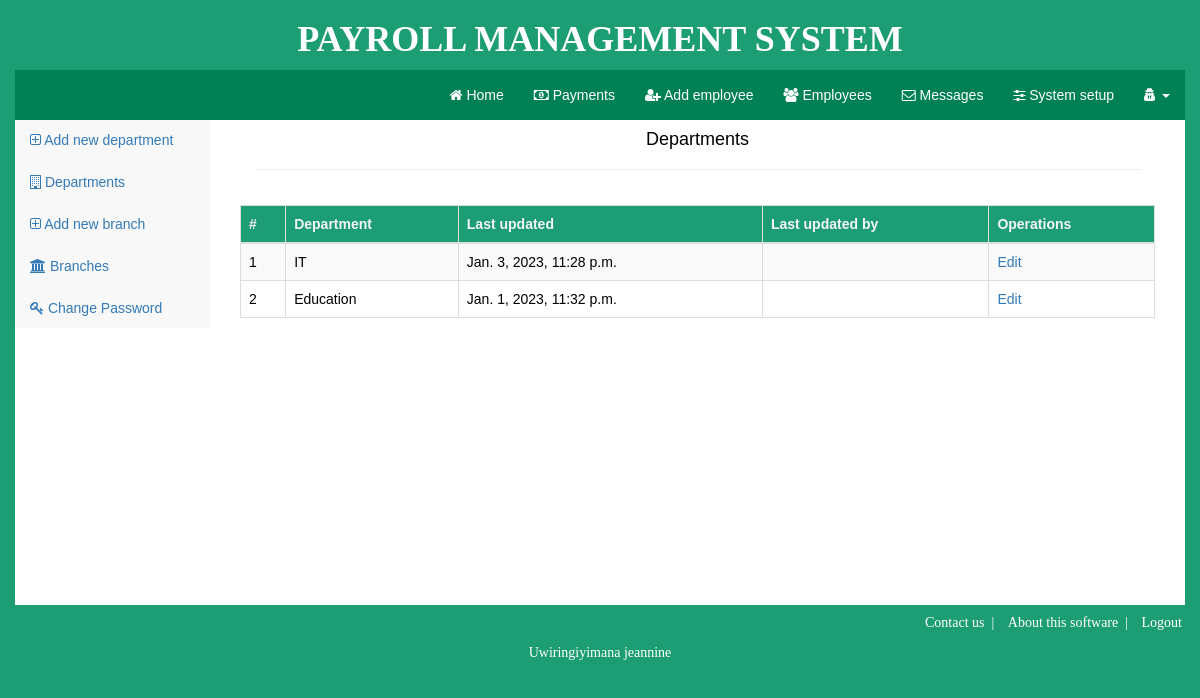
The app's page /departments/ (signed in) with its own data.
### payroll_sub/models.py (models this page shows)
class Department(models.Model):
    depart_name = models.CharField(max_length=255)
    last_update_by = models.CharField(max_length=255)
    last_updated  = models.DateTimeField()

### payroll_sub/views.py (the view)
# urls.py: path('departments/',views.departments,name="departments"),
@login_required(login_url='login')
def departments(request):
    selectall = Department.objects.all()
    arg = {"user":request.user}
    if request.method == 'POST':
        de = Department()
        de.depart_name = request.POST['dept']
        de.last_update_by = user.username
        de.last_updated = timezone.now()
        de.save()
    return render(request, 'departments.html',{'data':selectall})

### templates/departments.html (shortened to what this page needs)
{%  load static %}
<!DOCTYPE html>
<html lang="en">
<head>
<link rel="stylesheet" type="text/css" href="{% static 'bootstrap/css/bootstrap.min.css' %}">
<link rel="stylesheet" type="text/css" href="{% static 'js/font-awesome/css/font-awesome.min.css' %}">
<link rel="stylesheet" type="text/css" href=" {% static 'css/custom-styles.css' %}">
</head>
<body>
<div class="container">
    <header>
        <div class="row outer visible-md visible-lg title"><h1 style="font-weight:bold;"> PAYROLL MANAGEMENT SYSTEM </h1></div>
    </header>
    <div class="row">
        <nav class="navbar navbar-default">
                <div class="navbar-collapse collapse ">
                    <ul class="nav navbar-nav navbar-right menus">
                        <li ><a href="{%  url 'home' %}"><i class="fa fa-home"></i> Home</a></li>
                        <li ><a href="{%  url 'payment' %}"><i class="fa fa-money"></i> Payments</a></li>
                        <li ><a href="{%  url 'addemployee' %}"><i class="fa fa-user-plus"></i> Add employee</a></li>
                        <li ><a href="{%  url 'employees' %}"><i class="fa fa-users"></i> Employees</a></li>
                        <li ><a href="{%  url 'message' %}"><i class="fa fa-envelope-o"></i> Messages</a></li>
                        <li ><a href="{%  url 'setting' %}"><i class="fa fa-sliders"></i> System setup</a></li>
                        <li>
                            <a href="#" data-toggle="dropdown" data-target="dropdown-menu" data-placement="right"><i class="fa fa-user-secret"></i> <span class="caret"></span></a>
                        </li>
                    </ul>
                </div>
        </nav>
</div>
<div class="row body outer">
    <div class="col-md-2">
        <div class="row aside-menu">
            <ul class="nav nav-pills nav-stacked">
            <li><a href="{%  url 'adddepartment' %}"><i class="fa fa-plus-square-o"></i>  Add new department</a></li>
            <li><a href="{%  url 'departments' %}" ><i class="fa fa-building-o"></i> Departments</a></li>
            <li><a href="{%  url 'addbranch' %}"><i class="fa fa-plus-square-o"></i> Add new branch</a></li>
            <li><a href="{%  url 'branches' %}"><i class="fa fa-bank"></i> Branches</a></li>
            <li ><a href="{%  url 'changepassword' %}"><i class="fa fa-key"></i> Change Password</a></li>
        </ul>
        </div>
        </div>
    <div class="col-md-10">
        <div class="row">
            <div class="col-md-12">
            <div class="col-md-12">
                <div class="col-md-12"><h4 class="center">Departments<hr></h4></div>
            </div>
            <div class="col-md-12 employees">
            <table class="table table-bordered table-striped table-hover">
                <thead>
                    <tr><th>#</th><th>Department</th><th>Last updated</th><th>Last updated by</th><th>Operations</th></tr>
                </thead>
                <tbody>
                 {% for x in data %}
                    <tr>
                        <td>{{x.id}}</td>
                        <td>{{x.depart_name}}</td>
                        <td>{{x.last_updated}}</td>
                        <td>{{x.last_updated_by}}</td>
                        <td><a href="{% url 'adddepartment' %}">Edit</a></td>
                    </tr>
                    {% endfor %}
            </tbody>
            </table>
        </div>
            </div>
        </div>
    </div>
    </div>
</div>
    <div class="row text-center footerr">
        <ul class="col-md-12 list-unstyled list-inline text-right">
    <li ><a style="color:white;" href="">Contact us</a>&nbsp;&nbsp;|</li>
    <li  ><a style="color:white;" href="#">About this software</a>&nbsp;&nbsp;|</li>
            <li><a style="color:white;" href="{% url 'logout' %}">Logout</a></li>
            </ul>
    Uwiringiyimana jeannine
    </div>
    </body>
    </html>

### static/css/custom-styles.css (style rules this page uses)
body { overflow-x: hidden; color: #000; padding-bottom: 0px; margin-bottom: 0px; font-family: sans-serif; color: #000; background-color: #1d9d74; }
.aside-menu { color: #fff; background-color: #F8F8F8; height: 100%; }
.navbar { margin-bottom: 0px;border-radius:0px; border-left:1px solid rgba(0,0,0,0.3);border-right:1px solid rgba(0,0,0,0.3); border-bottom: 1px solid rgba(0,0,0,0.3); position: static; z-index: 999; }
header h1 { text-align: center; font-family: Yu Gothic Light; }
.center { text-align: center; }
header .row { background-color: #1d9d74; color: #fff; }
.footerr { background-color: #1d9d74; padding: 8px; color:#fff; font-family: Yu Gothic Light; }
.body { min-height: 485px; background-color: #fff; }
.employees { padding-top:15px; display:none; }
.employees thead,.results thead { background-color:#1d9d74;color:#F3F4F8; }
.navbar-default { background-color:#008055; border: none; color: #fff; }
.navbar-default .navbar-nav>li>a { border: none; color: #fff; }

### templates/departments.html (style rules this page uses)
.footerr,.nav, .btn { display: none; }
* { top: 0px; font-size: 12px; }

### records on screen
Department: id "1", depart_name "IT", last_updated "Jan. 3, 2023, 11:28 p.m."
Department: id "2", depart_name "Education", last_updated "Jan. 1, 2023, 11:32 p.m."
